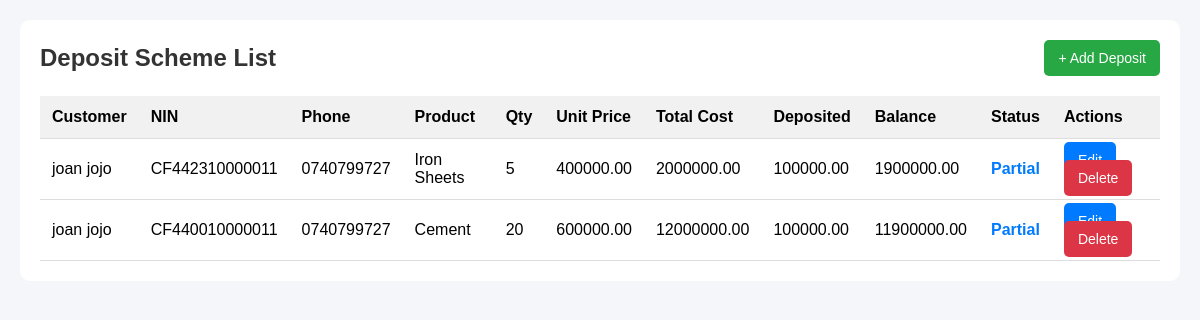
The app's page /deposit-schemes/ (signed in) with its own data.
### nyondo_app/models.py (models this page shows, shortened)
class DepositScheme(models.Model):
    customer_name = models.CharField(max_length=100)
    nin_number = models.CharField(max_length=20, unique=True)
    phone_number = models.CharField(
        max_length=15,
        validators=[
            RegexValidator(
                r'^(?:\+256|0)[0-9]{9}$',
                "Enter a valid Ugandan phone number."
            )
        ]
    )
    PRODUCT_CHOICES = [
        ("Cement", "Cement"),
        ("Iron Sheets", "Iron Sheets"),
        ("Iron Bars", "Iron Bars"),
    ]
    product_name = models.CharField(max_length=50, choices=PRODUCT_CHOICES)
    unit_price = models.DecimalField(max_digits=12, decimal_places=2, validators=[MinValueValidator(0)])
    quantity = models.PositiveIntegerField(default=1)
    amount_deposited = models.DecimalField(max_digits=12, decimal_places=2, default=0)
    registration_date = models.DateTimeField(auto_now_add=True)
    updated_at = models.DateTimeField(auto_now=True)
    @property
    def total_cost(self):
        return self.unit_price * self.quantity
    @property
    def balance(self):
        return max(self.total_cost - self.amount_deposited, 0)
    @property
    def status(self):
        if self.balance <= 0:
            return "Cleared"
        elif self.amount_deposited > 0:
            return "Partial"
        return "Pending"

### nyondo_app/views.py (the view)
# urls.py: path("deposit-schemes/", views.deposit_list, name="deposit_list"),
@login_required
def deposit_list(request):
    deposits = DepositScheme.objects.all().order_by("-registration_date")
    context = {
        "deposits": deposits
    }
    return render(
        request,
        "nyondo/deposit_list.html",
        context
    )

### nyondo_app/templates/nyondo/deposit_list.html (shortened to what this page needs)
<!DOCTYPE html>
<html lang="en">
<head>
</head>
<body>
<div class="container">
    <div class="top-bar">
        <h2>Deposit Scheme List</h2>
        <a href="{% url 'add_deposit' %}" class="btn btn-add">
            + Add Deposit
        </a>
    </div>
    <table>
        <tr>
            <th>Customer</th>
            <th>NIN</th>
            <th>Phone</th>
            <th>Product</th>
            <th>Qty</th>
            <th>Unit Price</th>
            <th>Total Cost</th>
            <th>Deposited</th>
            <th>Balance</th>
            <th>Status</th>
            <th>Actions</th>
        </tr>
        {% for deposit in deposits %}
        <tr>
            <td>{{ deposit.customer_name }}</td>
            <td>{{ deposit.nin_number }}</td>
            <td>{{ deposit.phone_number }}</td>
            <td>{{ deposit.product_name }}</td>
            <td>{{ deposit.quantity }}</td>
            <td>{{ deposit.unit_price }}</td>
            <td>{{ deposit.total_cost }}</td>
            <td>{{ deposit.amount_deposited }}</td>
            <td>{{ deposit.balance }}</td>
            <td>
                {% if deposit.status == "Cleared" %}
                    <span class="status-cleared">
                        Cleared
                    </span>
                {% elif deposit.status == "Partial" %}
                    <span class="status-partial">
                        Partial
                    </span>
                {% else %}
                    <span class="status-pending">
                        Pending
                    </span>
                {% endif %}
            </td>
            <td>
                <a href="{% url 'edit_deposit' deposit.id %}" class="btn btn-edit">
                </a>
                <a href="{% url 'delete_deposit' deposit.id %}" class="btn btn-delete">
                    Delete
                </a>
            </td>
        </tr>
        {% empty %}
        <tr>
            <td colspan="11" class="empty">
                No deposit records found.
            </td>
        </tr>
        {% endfor %}
    </table>
</div>
</body>
</html>

### nyondo_app/templates/nyondo/deposit_list.html (style rules this page uses)
body { font-family: Arial, sans-serif; background: #f4f6f9; margin: 0; padding: 20px; }
.container { max-width: 1200px; margin: auto; background: #fff; padding: 20px; border-radius: 10px; }
.top-bar { display: flex; justify-content: space-between; align-items: center; margin-bottom: 20px; }
h2 { margin: 0; color: #333; }
.btn { padding: 10px 14px; text-decoration: none; border-radius: 5px; color: white; font-size: 14px; }
.btn-add { background: #28a745; }
.btn-edit { background: #007bff; }
.btn-delete { background: #dc3545; }
table { width: 100%; border-collapse: collapse; }
table th, table td { padding: 12px; border-bottom: 1px solid #ddd; text-align: left; }
table th { background: #f1f1f1; }
.status-partial { color: #007bff; font-weight: bold; }

### records on screen
DepositScheme: customer_name "joan jojo", nin_number "CF442310000011", phone_number "0740799727", product_name "Iron Sheets", quantity "5", unit_price "400000.00", total_cost "2000000.00", amount_deposited "100000.00", balance "1900000.00", shows "Partial"
DepositScheme: customer_name "joan jojo", nin_number "CF440010000011", phone_number "0740799727", product_name "Cement", quantity "20", unit_price "600000.00", total_cost "12000000.00", amount_deposited "100000.00", balance "11900000.00", shows "Partial"
